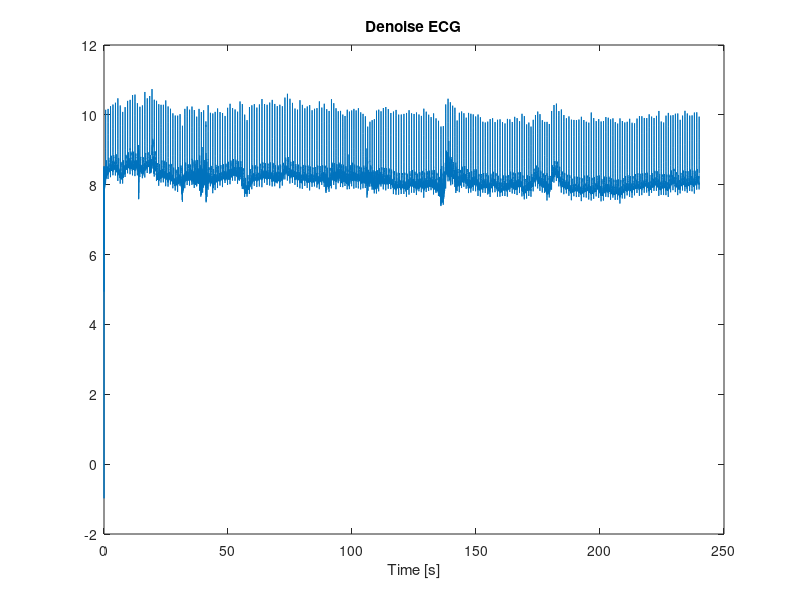
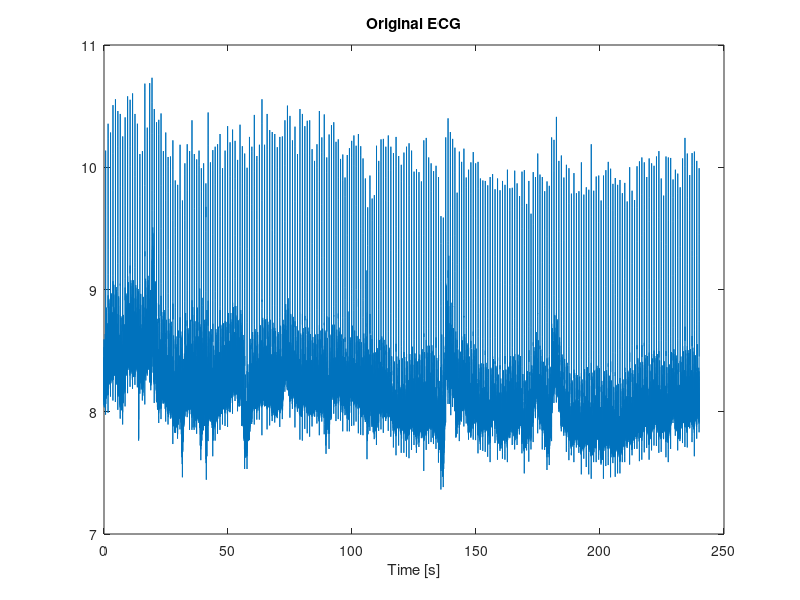

MATLAB code to generate these figures, in order:
clear 
close all

%Czestotliwosc szumu
f0=60;
%Częstotliwośc probkowania
fs=250;
%Omega
omega = (2*pi*f0)/fs;
raw_ecg_mat       = load("raw_signal_fantasia_signal_1.mat")'; % zaszumiony sygnal EKG -> wejscie
ekg        = raw_ecg_mat.x;
B = 1;
%Warunki początkowe
A = [2*cos(omega) -1; 1 0];
b = [1;0];
h = [1;0];
noiseEstimator=A*[B;B];
P0 = [1 0; 0 1];
qn=10^(-10); 


for i=2:length(ekg)
    noiseEstimator=A*noiseEstimator;

    rn=(1/length(ekg));
    
    Pn=A*P0*A' + qn*b*b';
    
    Kn=Pn*h*((h'*Pn*h+rn)^-1);
    
    noiseEstimator=noiseEstimator + Kn*(ekg(i)-h'*noiseEstimator);
    
    Pn=(eye(2,2)-Kn*h')*Pn;
    
    P0 = Pn;
    
    filteredSignal(i-1)=ekg(i-1)-noiseEstimator(2);
end
filteredSignal(i)=ekg(i)-noiseEstimator(2);
t             = linspace(0,length(ekg)/fs,length(ekg)); %podstawa czasu

figure(1)
plot(t,filteredSignal)
title('Denoise ECG');
xlabel('Time [s]');
figure(2);
plot(t, ekg);
title('Original ECG');
xlabel('Time [s]');